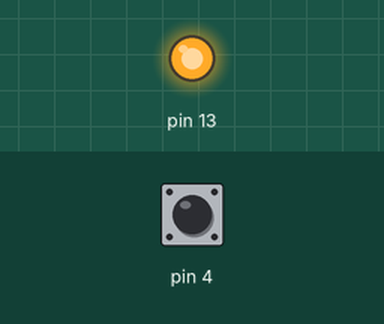
The sketch below on a simulated Arduino Uno, built with avr-gcc and run on an emulated ATmega328P. Parts: output pins drawn as LEDs (lit = HIGH). The inputs (shaded band) are chosen by the test bench; at power-on: pin 4 HIGH.

Above: at 4.8 s.
4.9 s: pin 4 pulled LOW for 2.35 s
At 6.3 s:
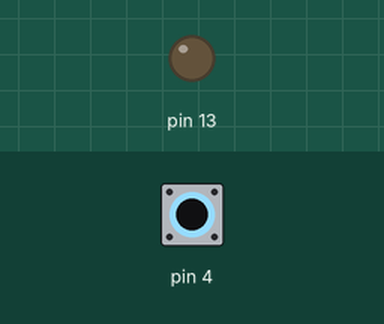
Timing chart, 0 to 9.5 s (numbered marks = the images above; inputs shaded):
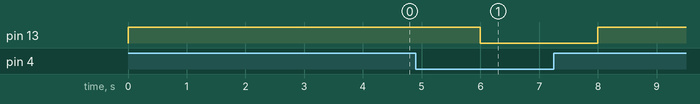

The sketch:

Blocking.ino
```cpp
void setup() {
  // put your setup code here, to run once:
  pinMode(4,INPUT_PULLUP);
  pinMode(13,OUTPUT);
}

void loop() {
  // put your main code here, to run repeatedly:
  digitalWrite(13,digitalRead(4));
  delay(2000);
}
```

Measured:
- after the input at 4.9 s, pin 13: HIGH → LOW after 1.1 s, → HIGH 2.0 s later
